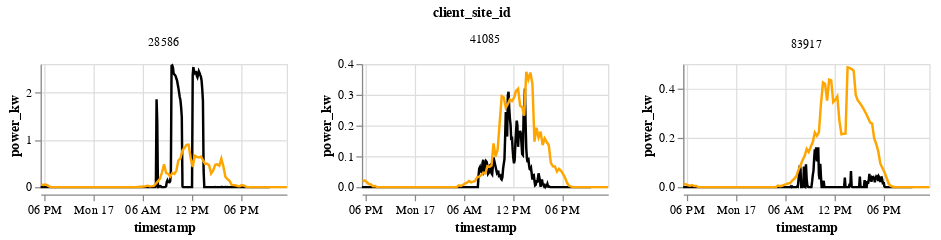

Notebook code for this chart:
### Code cell
data = df.copy()#[:1000]
ids = data['client_site_id'].unique()[:100]
data = data[data['client_site_id'].isin(ids)]
data = data.sort_values('which', ascending=False)
data['timestamp'] = data['start_utc'] + (data['end_utc'] - data['start_utc']) / 2
#data = data[data['power_kw'] > 0]
base_generation = (
    alt.Chart()#data[data['which'] == 'generation'])
    .mark_line(color='black')#size=10, opacity=0.5, color='black')
    .encode(x='timestamp', y='power_kw')
    .transform_filter(alt.datum.which == 'generation')
    .properties(height=100, width=200)
        

#     .encode(
#         x='timestamp',
#         y='power_kw',
        #facet=alt.Facet('client_site_id', columns=6),
        #color=alt.Color('which', scale=alt.Scale(domain=['forecast', 'generation'], range=['red', 'black']))
    )


#)

base_forecast = (
    alt.Chart()#data[data['which'] == 'forecast'])
    .mark_line(color='orange')#size=25, opacity=0.5, color='orange')
    .encode(x='timestamp', y='power_kw')
    .transform_filter(alt.datum.which == 'forecast')
)

chart = alt.layer(base_generation, base_forecast, data=data).facet('client_site_id', columns=10).resolve_scale(
    y="independent",
)

    
chart

### Figure 1 — Vega-Lite specification as saved in the notebook (floating-point values rounded to 4 significant figures; data arrays with more than 128 entries replaced by an {"elided": "..."} marker saying what was removed)
{"config": {"view": {"continuousWidth": 400, "continuousHeight": 300}}, "data": {"name": "data-5f1d498295cd28cb69ce17b210b39e2a"}, "facet": {"field": "client_site_id", "type": "quantitative"}, "spec": {"layer": [{"mark": {"type": "line", "color": "black"}, "encoding": {"x": {"field": "timestamp", "type": "temporal"}, "y": {"field": "power_kw", "type": "quantitative"}}, "height": 100, "transform": [{"filter": "(datum.which === 'generation')"}], "width": 200}, {"mark": {"type": "line", "color": "orange"}, "encoding": {"x": {"field": "timestamp", "type": "temporal"}, "y": {"field": "power_kw", "type": "quantitative"}}, "transform": [{"filter": "(datum.which === 'forecast')"}]}]}, "columns": 10, "resolve": {"scale": {"y": "independent"}}, "$schema": "https://vega.github.io/schema/vega-lite/v4.17.0.json", "datasets": {"data-5f1d498295cd28cb69ce17b210b39e2a": {"elided": "1368 records"}}}
